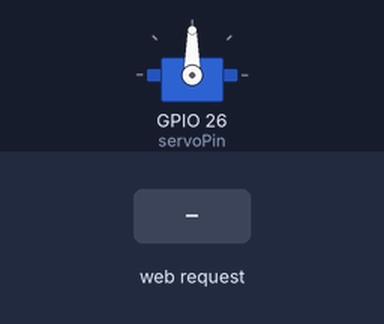
This program was run on a simulated ESP32. Parts: servo. The inputs (shaded band) are chosen by the test bench. WiFi joins after 1.5 s; servers stay silent unless stated; what the program prints to the serial monitor is not drawn.

Above: at 2.7 s.
2.8 s: HTTP request GET /slider received
At 3.7 s:
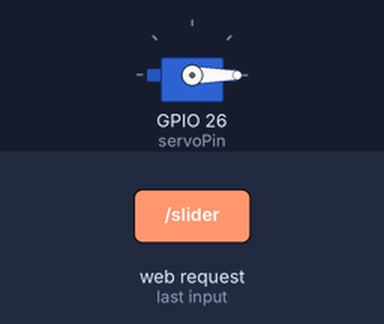
4.3 s: HTTP request GET /slider?value=120 received
At 4.9 s:
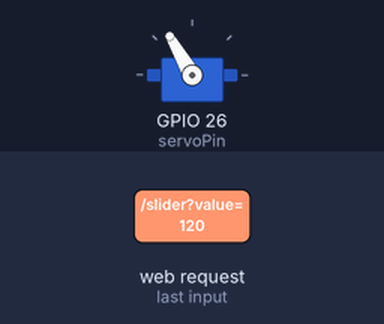
5.8 s: HTTP request GET /slider?value=0 received
At 7.2 s:
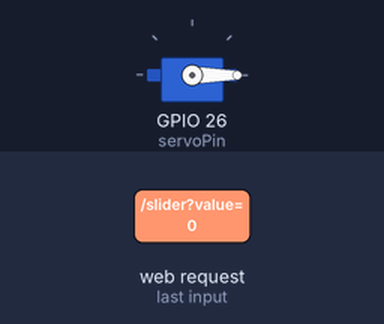
Timing chart, 0 to 8.8 s (numbered marks = the images above; inputs shaded):
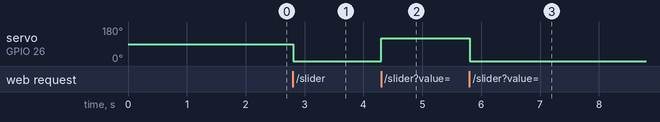

The program:

main.cpp
```cpp
#include <Arduino.h>
/*********
  Rui Santos
  Complete project details at https://randomnerdtutorials.com
*********/
#include <ESPAsyncWebServer.h>
#include <WiFi.h>
#include <Servo.h>

Servo myservo; // create servo object to control a servo
// twelve servo objects can be created on most boards

// GPIO the servo is attached to
static const int servoPin = 26;

// Replace with your network credentials

const char *ssid = "Selma Maria_Fibra";
const char *password = "88599380";
// Set web server port number to 80

AsyncWebServer server(80);
// Variable to store the HTTP request
String header;

// Decode HTTP GET value
String valueString = String(5);
int pos1 = 0;
int pos2 = 0;

// Current time
unsigned long currentTime = millis();
// Previous time
unsigned long previousTime = 0;
// Define timeout time in milliseconds (example: 2000ms = 2s)
const long timeoutTime = 2000;
const char index_html[] PROGMEM = R"rawliteral(
<!DOCTYPE html>
<html>
<head>
  <meta name="viewport" content="width=device-width, initial-scale=1">
  <link rel="icon" href="data:,">
  <style>
    body {
      text-align: center;
      font-family: "Trebuchet MS", Arial;
      margin-left:auto;
      margin-right:auto;
    }
    .slider {
      width: 300px;
    }
  </style>
  <script src="https://ajax.googleapis.com/ajax/libs/jquery/3.3.1/jquery.min.js"></script>
</head>
<body>
  <h1>ESP32 with Servo</h1>
  <p>Position: <span id="servoPos"></span></p>
  <input type="range" min="0" max="180" class="slider" id="servoSlider" onchange="servo(this.value)"/>
  <script>
    var slider = document.getElementById("servoSlider");
    var servoP = document.getElementById("servoPos");
    servoP.innerHTML = slider.value;
    slider.oninput = function() {
      slider.value = this.value;
      servoP.innerHTML = this.value;
    }

    function servo(pos) {
        var xhr = new XMLHttpRequest();
        xhr.open("GET", "/slider?value="+pos, true);
        xhr.send();

    }

  </script>
</body>
</html>

)rawliteral";

void setup()
{
    Serial.begin(115200);

    myservo.attach(servoPin); // attaches the servo on the servoPin to the servo object

    // Connect to Wi-Fi network with SSID and password
    Serial.print("Connecting to ");
    Serial.println(ssid);
    WiFi.begin(ssid, password);
    while (WiFi.status() != WL_CONNECTED)
    {
        delay(500);
        Serial.print(".");
    }
    // Print local IP address and start web server
    Serial.println("");
    Serial.println("WiFi connected.");
    Serial.println("IP address: ");
    Serial.println(WiFi.localIP());

    server.on("/", HTTP_GET, [](AsyncWebServerRequest *request)
              { request->send_P(200, "text/html", index_html); });
    server.on("/slider", HTTP_GET, [](AsyncWebServerRequest *request)
            {
    String message;


    if (request->hasParam("value")) {

      message = request->getParam("value")->value();

    }

    else {
      message = "No message sent";
    }
    Serial.println("Position Servo:"+message);
    myservo.write(message.toInt());

   /*posicao_anterior = posicao_proximo;
    posicao_proximo = 0;*/


    request->send(200, "text/plain", "OK"); });

    server.begin();
}

void loop(){


}
```

Measured:
- after the input at 2.8 s, servo on GPIO 26 (servoPin): 90° → 0° at once
- after the input at 4.3 s, servo on GPIO 26 (servoPin): 0° → 120° at once
- after the input at 5.8 s, servo on GPIO 26 (servoPin): 120° → 0° at once
